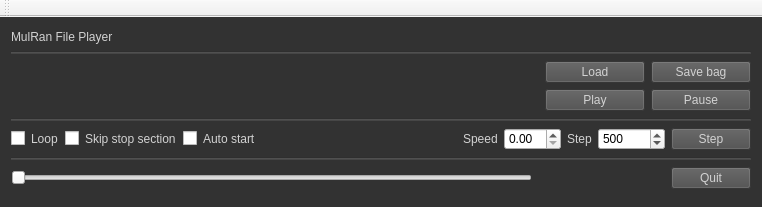
<?xml version="1.0" encoding="UTF-8"?>
<ui version="4.0">
 <class>MainWindow</class>
 <widget class="QMainWindow" name="MainWindow">
  <property name="geometry">
   <rect>
    <x>0</x>
    <y>0</y>
    <width>668</width>
    <height>207</height>
   </rect>
  </property>
  <property name="windowTitle">
   <string>File Player</string>
  </property>
  <property name="toolTipDuration">
   <number>2</number>
  </property>
  <property name="layoutDirection">
   <enum>Qt::LeftToRight</enum>
  </property>
  <property name="styleSheet">
   <string notr="true">QMainWindow{
background-color:  rgb(50, 50, 50)
}

QMenuBar{
background-color:   rgb(50, 50, 50)
}

QPushButton:pressed {
    background-color: rgb(90, 90, 90);
	color: rgb(210,210,210);
}
QPushButton {
     background-color: rgb(76, 76, 76);
	 color: rgb(210,210,210);
}

QPushButton:disabled {
    background-color: rgb(76, 76, 76);
	color: rgb(150,150,150);
}

QLabel{
    color: rgb(210,210,210);
}

QComboBox {
	background-color:  rgb(150,150,150)
}

QCheckBox {
   border: none;
   color: rgb(210,210,210);
}

QFrame#line,#line_2,#line_3,#line_4,#line_5,#line_6,#line_7,#line_8,#line_9,#line_10{
    background-color: rgb(70,70,70);
}
</string>
  </property>
  <widget class="QWidget" name="centralWidget">
   <property name="styleSheet">
    <string notr="true"/>
   </property>
   <layout class="QVBoxLayout" name="verticalLayout_4">
    <item>
     <widget class="QLabel" name="label_3">
      <property name="sizePolicy">
       <sizepolicy hsizetype="Fixed" vsizetype="Fixed">
        <horstretch>0</horstretch>
        <verstretch>0</verstretch>
       </sizepolicy>
      </property>
      <property name="maximumSize">
       <size>
        <width>300</width>
        <height>15</height>
       </size>
      </property>
      <property name="text">
       <string>MulRan File Player</string>
      </property>
     </widget>
    </item>
    <item>
     <widget class="Line" name="line_2">
      <property name="orientation">
       <enum>Qt::Horizontal</enum>
      </property>
     </widget>
    </item>
    <item>
     <layout class="QGridLayout" name="gridLayout">
      <item row="1" column="3">
       <widget class="QPushButton" name="pushButton_3">
        <property name="sizePolicy">
         <sizepolicy hsizetype="Fixed" vsizetype="Fixed">
          <horstretch>0</horstretch>
          <verstretch>0</verstretch>
         </sizepolicy>
        </property>
        <property name="maximumSize">
         <size>
          <width>100</width>
          <height>16777215</height>
         </size>
        </property>
        <property name="text">
         <string>Pause</string>
        </property>
       </widget>
      </item>
      <item row="1" column="0">
       <widget class="QLabel" name="label_2">
        <property name="text">
         <string/>
        </property>
        <property name="alignment">
         <set>Qt::AlignLeading|Qt::AlignLeft|Qt::AlignVCenter</set>
        </property>
       </widget>
      </item>
      <item row="1" column="2">
       <widget class="QPushButton" name="pushButton_2">
        <property name="sizePolicy">
         <sizepolicy hsizetype="Fixed" vsizetype="Fixed">
          <horstretch>0</horstretch>
          <verstretch>0</verstretch>
         </sizepolicy>
        </property>
        <property name="maximumSize">
         <size>
          <width>100</width>
          <height>25</height>
         </size>
        </property>
        <property name="text">
         <string>Play</string>
        </property>
       </widget>
      </item>
      <item row="0" column="0">
       <widget class="QLabel" name="label">
        <property name="text">
         <string/>
        </property>
       </widget>
      </item>
      <item row="0" column="2">
       <widget class="QPushButton" name="pushButton">
        <property name="sizePolicy">
         <sizepolicy hsizetype="Fixed" vsizetype="Fixed">
          <horstretch>0</horstretch>
          <verstretch>0</verstretch>
         </sizepolicy>
        </property>
        <property name="maximumSize">
         <size>
          <width>205</width>
          <height>25</height>
         </size>
        </property>
        <property name="text">
         <string>Load</string>
        </property>
       </widget>
      </item>
      <item row="0" column="3">
       <widget class="QPushButton" name="pushButton_4">
        <property name="text">
         <string>Save bag</string>
        </property>
       </widget>
      </item>
     </layout>
    </item>
    <item>
     <widget class="Line" name="line_3">
      <property name="orientation">
       <enum>Qt::Horizontal</enum>
      </property>
     </widget>
    </item>
    <item>
     <layout class="QHBoxLayout" name="horizontalLayout">
      <item>
       <widget class="QCheckBox" name="checkBox">
        <property name="text">
         <string>Loop</string>
        </property>
       </widget>
      </item>
      <item>
       <widget class="QCheckBox" name="checkBox_2">
        <property name="text">
         <string>Skip stop section</string>
        </property>
       </widget>
      </item>
      <item>
       <widget class="QCheckBox" name="checkBox_3">
        <property name="text">
         <string>Auto start</string>
        </property>
       </widget>
      </item>
      <item>
       <spacer name="horizontalSpacer">
        <property name="orientation">
         <enum>Qt::Horizontal</enum>
        </property>
        <property name="sizeType">
         <enum>QSizePolicy::Fixed</enum>
        </property>
        <property name="sizeHint" stdset="0">
         <size>
          <width>200</width>
          <height>20</height>
         </size>
        </property>
       </spacer>
      </item>
      <item>
       <widget class="QLabel" name="label_4">
        <property name="text">
         <string>Speed</string>
        </property>
       </widget>
      </item>
      <item>
       <widget class="QDoubleSpinBox" name="doubleSpinBox"/>
      </item>

      <item>
       <widget class="QLabel" name="label_step">
        <property name="text">
         <string>Step</string>
        </property>
       </widget>
      </item>
      <item>
       <widget class="QSpinBox" name="stepSpinBox">
        <property name="minimum">
         <number>1</number>
        </property>
        <property name="maximum">
         <number>1000000</number>
        </property>
        <property name="value">
         <number>500</number>
        </property>
       </widget>
      </item>
      <item>
       <widget class="QPushButton" name="stepButton">
        <property name="text">
         <string>Step</string>
        </property>
       </widget>
      </item>

       </layout>
    </item>
    <item>
     <widget class="Line" name="line">
      <property name="orientation">
       <enum>Qt::Horizontal</enum>
      </property>
     </widget>
    </item>
    <item>
     <layout class="QHBoxLayout" name="horizontalLayout_2">
      <item>
       <widget class="QSlider" name="horizontalSlider">
        <property name="sizePolicy">
         <sizepolicy hsizetype="Minimum" vsizetype="Fixed">
          <horstretch>0</horstretch>
          <verstretch>0</verstretch>
         </sizepolicy>
        </property>
        <property name="minimumSize">
         <size>
          <width>521</width>
          <height>0</height>
         </size>
        </property>
        <property name="orientation">
         <enum>Qt::Horizontal</enum>
        </property>
       </widget>
      </item>
      <item>
       <spacer name="horizontalSpacer_2">
        <property name="orientation">
         <enum>Qt::Horizontal</enum>
        </property>
        <property name="sizeType">
         <enum>QSizePolicy::Preferred</enum>
        </property>
        <property name="sizeHint" stdset="0">
         <size>
          <width>1000</width>
          <height>20</height>
         </size>
        </property>
       </spacer>
      </item>
      <item>
       <widget class="QPushButton" name="quitButton">
        <property name="sizePolicy">
         <sizepolicy hsizetype="Fixed" vsizetype="Fixed">
          <horstretch>0</horstretch>
          <verstretch>0</verstretch>
         </sizepolicy>
        </property>
        <property name="maximumSize">
         <size>
          <width>100</width>
          <height>16777215</height>
         </size>
        </property>
        <property name="text">
         <string>Quit</string>
        </property>
       </widget>
      </item>
     </layout>
    </item>
   </layout>
  </widget>
  <widget class="QToolBar" name="mainToolBar">
   <attribute name="toolBarArea">
    <enum>TopToolBarArea</enum>
   </attribute>
   <attribute name="toolBarBreak">
    <bool>false</bool>
   </attribute>
  </widget>
 </widget>
 <layoutdefault spacing="6" margin="11"/>
 <resources/>
 <connections/>
</ui>
